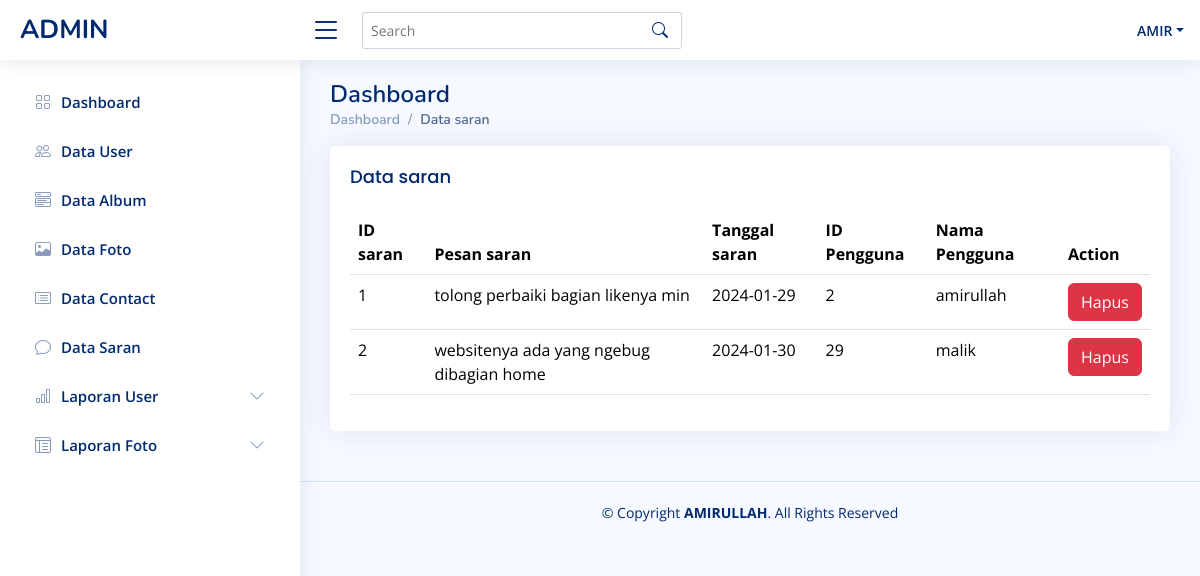
/admin/data_saran.php (signed in), run on the app's committed database.
### tables this page shows
CREATE TABLE `saran` (
  `saranid` int(11) NOT NULL,
  `userid` int(11) NOT NULL,
  `isisaran` varchar(255) NOT NULL,
  `tanggalsaran` date NOT NULL
);

CREATE TABLE `user` (
  `userid` int(11) NOT NULL,
  `username` varchar(255) NOT NULL,
  `password` varchar(255) NOT NULL,
  `email` varchar(255) NOT NULL,
  `namalengkap` varchar(225) NOT NULL,
  `alamat` text NOT NULL,
  `tanggal_tambah` date NOT NULL
);

### admin/data_saran.php (the view, shortened to what this page needs)
<?php
include 'koneksi.php';
$sqlsaran = "SELECT saran.*, user.userid, user.namalengkap FROM saran JOIN user ON saran.userid = user.userid";
$resultsaran = $conn->query($sqlsaran);
$sarans = [];
while ($rowsaran = $resultsaran->fetch_assoc()) {
    $sarans[] = $rowsaran;
}
?>
<?php include 'navbar.php'; ?>
<main id="main" class="main">
    <div class="pagetitle">
          <h1>Dashboard</h1>
          <nav>
            <ol class="breadcrumb">
              <li class="breadcrumb-item"><a href="index.php">Dashboard</a></li>
              <li class="breadcrumb-item active">Data saran</li>
            </ol>
          </nav>
        </div>
    <section class="section">
        <div class="row">
            <div class="col-lg-12">
                <div class="card">
                    <div class="card-body">
                        <h5 class="card-title">Data saran</h5>
                        <div class="table-responsive">
                            <table class="table datatable table-responsive">
                                <thead>
                                    <tr>
                                        <th>ID saran</th>
                                        <th>Pesan saran</th>
                                        <th>Tanggal saran</th>
                                        <th>ID Pengguna</th>
                                        <th>Nama Pengguna</th>
                                        <th>Action</th>
                                    </tr>
                                </thead>
                                <tbody>
                                    <?php
                                    $i = 1;
                                    foreach ($sarans as $saran) {
                                        echo "<tr>";
                                        echo "<td>" . $i . "</td>";
                                        echo "<td>" . $saran['isisaran'] . "</td>";
                                        echo "<td>" . $saran['tanggalsaran'] . "</td>";
                                        echo "<td>" . $saran['userid'] . "</td>";
                                        echo "<td>" . $saran['namalengkap'] . "</td>";
                                        echo "<td>
                                        <a class='btn btn-danger' href='hapus_saran.php?saranid=" . $saran['saranid'] . "'>Hapus</a>
                                    </td>";
                                        echo "</tr>";
                                        $i++;
                                    }
                                    ?>
                                </tbody>
                            </table>
                        </div>
                    </div>
                </div>
            </div>
        </div>
    </section>
</main>
<footer id="footer" class="footer">
    <div class="copyright">
      &copy; Copyright <strong><span>AMIRULLAH</span></strong>. All Rights Reserved
    </div>
    <div class="credits">
    </div>
  </footer>

### admin/assets/css/style.css (style rules this page uses)
:root { scroll-behavior: smooth; }
body { font-family: "Open Sans", sans-serif; background: #f6f9ff; color: #444444; }
a { color: #4154f1; text-decoration: none; }
h1, h2, h3, h4, h5, h6 { font-family: "Nunito", sans-serif; }
#main { margin-top: 60px; padding: 20px 30px; transition: all 0.3s; }
.pagetitle { margin-bottom: 10px; }
.pagetitle h1 { font-size: 24px; margin-bottom: 0; font-weight: 600; color: #012970; }
.card { margin-bottom: 30px; border: none; border-radius: 5px; box-shadow: 0px 0 30px rgba(1, 41, 112, 0.1); }
.card-title { padding: 20px 0 15px 0; font-size: 18px; font-weight: 500; color: #012970; font-family: "Poppins", sans-serif; }
.card-body { padding: 0 20px 20px 20px; }
.breadcrumb { font-size: 14px; font-family: "Nunito", sans-serif; color: #899bbd; font-weight: 600; }
.breadcrumb a { color: #899bbd; transition: 0.3s; }
.breadcrumb .breadcrumb-item::before { color: #899bbd; }
.breadcrumb .active { color: #51678f; font-weight: 600; }
@media (min-width: 1200px) { #main, #footer { margin-left: 300px; } }
.footer { padding: 20px 0; font-size: 14px; transition: all 0.3s; border-top: 1px solid #cddfff; }
.footer .copyright { text-align: center; color: #012970; }
.footer .credits { padding-top: 5px; text-align: center; font-size: 13px; color: #012970; }

### data on the page
saran: isisaran "tolong perbaiki bagian likenya min", tanggalsaran "2024-01-29", userid.userid "2", userid.namalengkap "amirullah"
saran: isisaran "websitenya ada yang ngebug dibagian home", tanggalsaran "2024-01-30", userid.userid "29", userid.namalengkap "malik"

### other printed values
$_SESSION['admin_namalengkap'] "AMIR"
